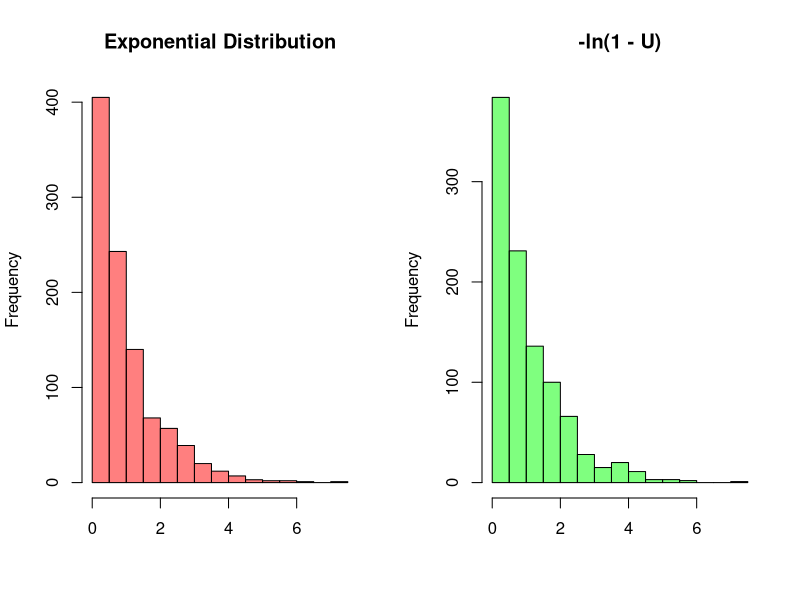
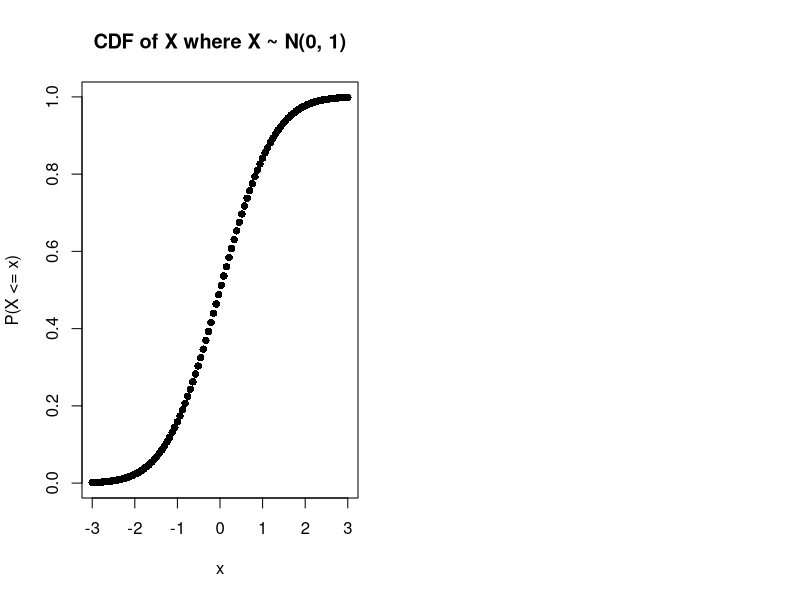

R code for these plots, in order:
## ---- chunk 1
knitr::opts_chunk$set(echo = TRUE)
## ---- chunk 2
#set grid
par(mfrow = c(1,2))

#Exponential
hist(rexp(1000), col = rgb(1, 0, 0, 1/2),
     main = "Exponential Distribution",
     xlab = "")

#transformed Uniform
hist(-log(1 - runif(1000)), col = rgb(0, 1, 0, 1/2),
     main = "-ln(1 - U)", xlab = "")
## ---- chunk 3
pnorm(0)
## ---- chunk 4
plot(seq(from = -3, to = 3, length.out = 100), pnorm(seq(from = -3, to = 3, length.out = 100)),
     xlab = "x", ylab = "P(X <= x)", main = "CDF of X where X ~ N(0, 1)",
     type = "p", pch = 16)
